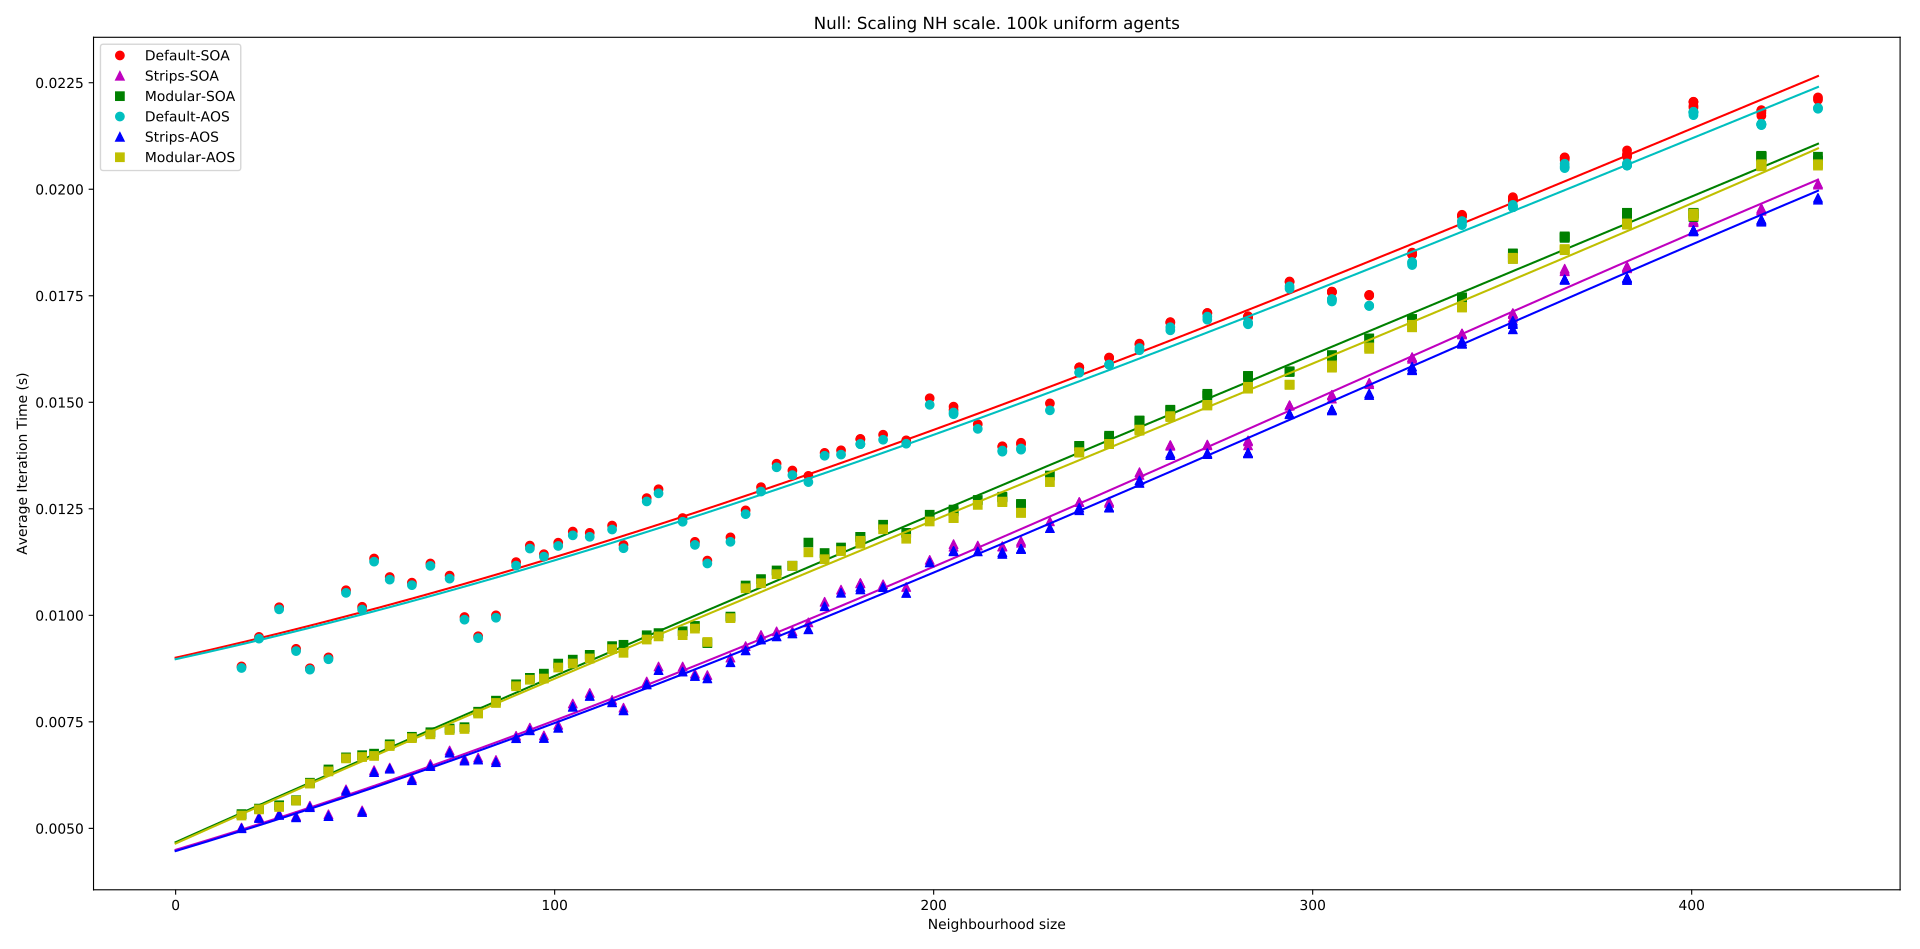

Write the Python code that produced this figure.
import numpy as np
import matplotlib.pyplot as plt

def plot(name, xData, yData, color, symbol):
    #Array of sampling vals for polyfit line
    xp = np.linspace(0, xData[-1], 50)
    #polyfit
    default_z = np.polyfit(xData, yData, 3)
    default_fit = np.poly1d(default_z)
    plt.plot(xp, default_fit(xp), str(color)+"-")
    #points
    default_h = plt.plot(
        agentCount,yData, 
        str(color)+str(symbol),
        label=str(name)
    );

co = 5;#5: overall step time, #6: kernel time, #7: rebuild/texture time
plt.title('Null: Scaling NH scale. 100k uniform agents')
plt.xlabel('Neighbourhood size')
if co==5:
    plt.ylabel('Average Iteration Time (s)')
elif co==6:
    plt.ylabel('Average Model Kernel Time (s)')
elif co==7:
    plt.ylabel('Average PBM Rebuild Time (s)')
else:
    plt.ylabel('Unexpected column')
d1, s1, m1, d2, s2, m2, agentCount = np.loadtxt(
    'uniform.csv',
     dtype=[('Default','float'), ('Strips','float'), ('Modular','float'), ('Default-AOS','float'), ('Strips-AOS','float'), ('Modular-AOS','float'), ('agentCount','float')],
     skiprows=3,
     delimiter=',',
     usecols=(co, co+(1*9), co+(2*9), co+(3*9), co+(4*9), co+(5*9), (6*9)+3),
     unpack=True
 );
#Plot data
plot("Default-SOA", agentCount, d1, 'r', 'o');
plot("Strips-SOA", agentCount, s1, 'm', '^');
plot("Modular-SOA", agentCount, m1, 'g', 's');
plot("Default-AOS", agentCount, d2, 'c', 'o');
plot("Strips-AOS", agentCount, s2, 'b', '^');
plot("Modular-AOS", agentCount, m2, 'y', 's');
#select right corner for legend
locPos = 1 if d1[0]>d1[-1] else 2;
plt.legend(loc=locPos,numpoints=1);
#Show plot
plt.show();
